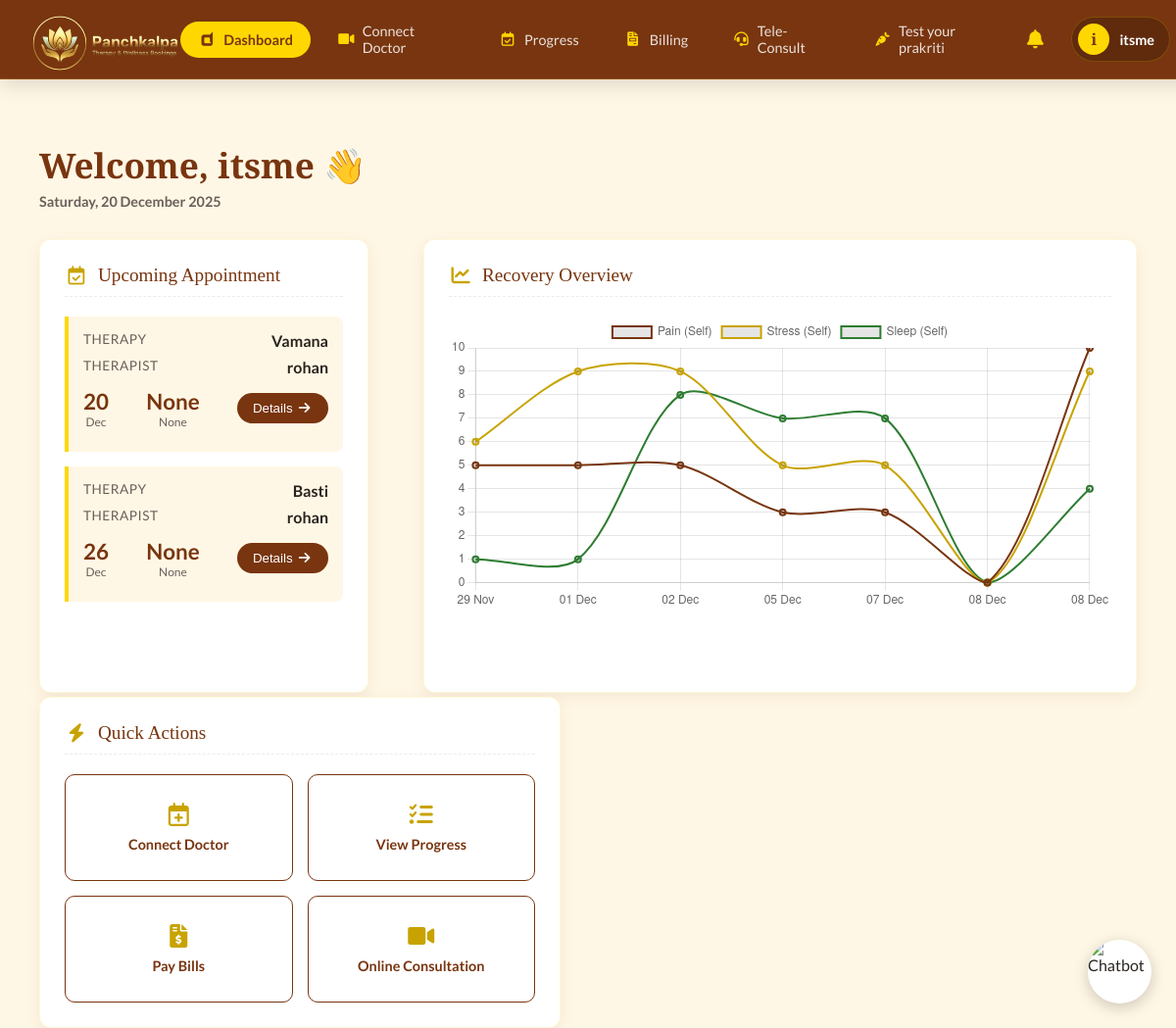
Page /patient/dashboard/ (signed in) on the earlier database version.
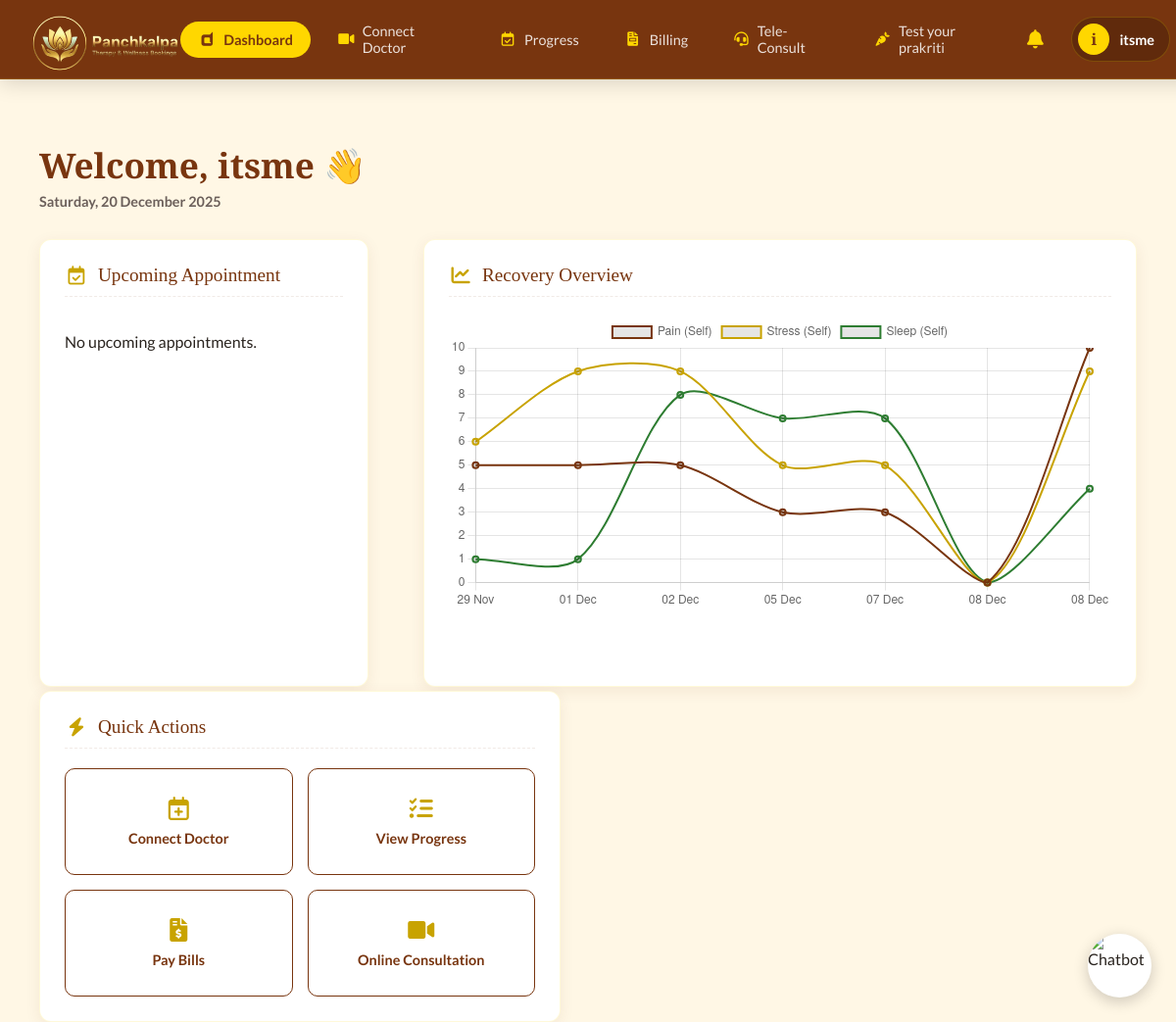
Same page on the later database version.
### Patient/models.py (models this page shows, shortened)
class Appointment(models.Model):
    patient = models.ForeignKey(PatientProfile, on_delete=models.CASCADE)
    therapy = models.ForeignKey(Therapy, on_delete=models.CASCADE)
    therapist = models.ForeignKey(Therapist, on_delete=models.SET_NULL, null=True, blank=True)
    date = models.DateField(null=True, blank=True)
    time = models.TimeField(null=True, blank=True)
    status = models.CharField(default="Pending", max_length=50)

### therapist/models.py (models this page shows, shortened)
class Therapy(models.Model):
    name = models.CharField(max_length=100)
    description = models.TextField(blank=True, null=True)

class Therapist(models.Model):
    name = models.CharField(max_length=200)
    email = models.EmailField(unique=True)
    dob = models.DateField()
    password = models.CharField(max_length=255)

### Patient/views.py (the view)
# urls.py: path('dashboard/', views.dashboard, name='patient-dashboard'),
@login_required
def dashboard(request):
    patient = request.user.patientprofile
    upcoming = Appointment.objects.filter(
        patient=patient,
        date__gte=timezone.now().date()
    ).order_by("date")
    history = Appointment.objects.filter(
        patient=patient,
        date__lt=timezone.now().date()
    ).order_by("-date")
    consents = ConsentForm.objects.filter(patient_name=patient.user.get_full_name())
    return render(request, "patient-portal/dashboard.html", {
        "upcoming": upcoming,
        "history": history,
        "consents": consents,
    })

### templates/patient-portal/dashboard.html (shortened to what the changed rows need)
{% extends "patient-portal/base.html" %}
{% load static %}
{% block style %}
<link rel="stylesheet" href="https://cdnjs.cloudflare.com/ajax/libs/font-awesome/6.0.0/css/all.min.css">
<link rel="stylesheet" href="{% static "css/patient-portal/dashboard.css" %}">
{% endblock style %}
{% block content %}
<div class="dashboard-main-container">
    <div class="dashboard-page-header">
        <div>
            <h1 class="dashboard-welcome-title">Welcome, {{ request.user.first_name|default:"User" }} 👋</h1>
        </div>
    </div>
    <div class="dashboard-layout-grid">
        <div class="dashboard-content-card dashboard-col-span-4">
            <div class="dashboard-card-header-title">
                <i class="far fa-calendar-check" style="color:var(--theme-gold-dark)"></i>
                Upcoming Appointment
            </div>
            {% if upcoming %}
                {% for appt in upcoming %}
                <div class="dashboard-appointment-widget">
                    <div class="dashboard-appointment-row">
                        <span class="dashboard-appointment-label">Therapy</span>
                        <span class="dashboard-appointment-value">{{ appt.therapy.name }}</span>
                    </div>
                    <div class="dashboard-appointment-row">
                        <span class="dashboard-appointment-label">Therapist</span>
                        <span class="dashboard-appointment-value">{{ appt.therapist.name }}</span>
                    </div>
                    <div class="dashboard-appointment-row" style="align-items:center; margin-top:12px;">
                        <div style="text-align:center;">
                            <div style="font-size:1.4rem; font-weight:700; color:var(--theme-brown);">
                                {{ appt.date|date:"d" }}
                            </div>
                            <div style="font-size:0.75rem; color:var(--theme-muted);">
                                {{ appt.date|date:"M" }}
                            </div>
                        </div>
                        <div style="text-align:center;">
                            <div style="font-size:1.4rem; font-weight:700; color:var(--theme-brown);">
                                {{ appt.time }}
                            </div>
                            <div style="font-size:0.75rem; color:var(--theme-muted);">
                                {{ appt.time|slice:"-2:" }}
                            </div>
                        </div>
                        <button style="
                            background:var(--theme-brown);
                            color:white;
                            padding:8px 16px;
                            border:none;
                            border-radius:20px;
                            cursor:pointer;">
                            Details <i class="fas fa-arrow-right"></i>
                        </button>
                    </div>
                </div>
                {% endfor %}
            {% else %}
                <p class="no-appt">No upcoming appointments.</p>
            {% endif %}
        </div>
    </div>
</div>
{% endblock content %}

Differences in the rows shown:
removed Appointment: therapy.name "Vamana", therapist.name "rohan", date "20", date "Dec", time "None"
removed Appointment: therapy.name "Basti", therapist.name "rohan", date "26", date "Dec", time "None"
Other differences:
text now shown: "No upcoming appointments."
